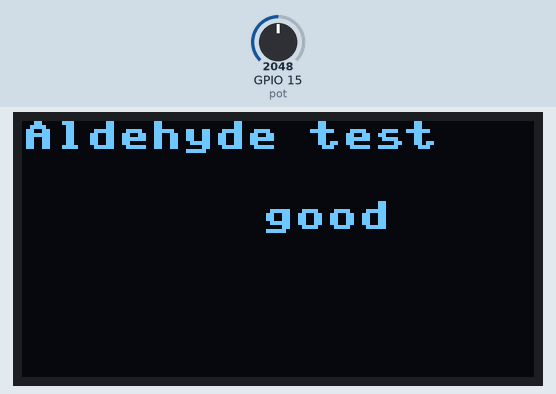
The program below on a simulated ESP32 board running MicroPython. On the bench: 128×64 one-colour display. Inputs (shaded band) come from the test bench; at power-on: GPIO 15 (pot) = 2048 (analog values on the 0–4095 scale). Library files of the repository ran but are not shown: ssd1306.py; what the program prints to the serial console is not drawn.

Above: at 1.2 s.
1.3 s: GPIO 15 (pot) set to 805
At 10.4 s:
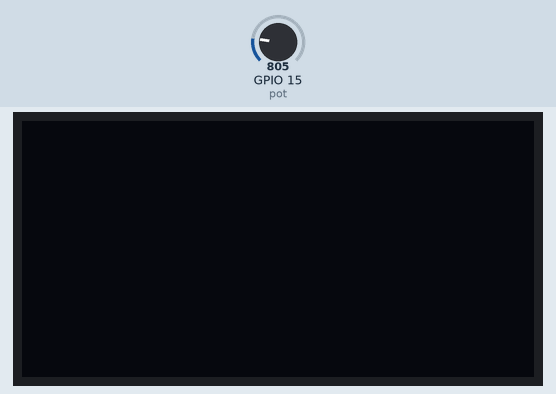
11.0 s: GPIO 15 (pot) set to 680
20.7 s: GPIO 15 (pot) set to 429
At 22.0 s:
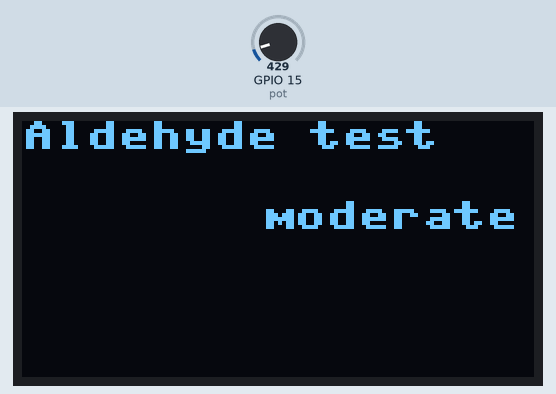
25.9 s: GPIO 15 (pot) set to 374
At 32.7 s:
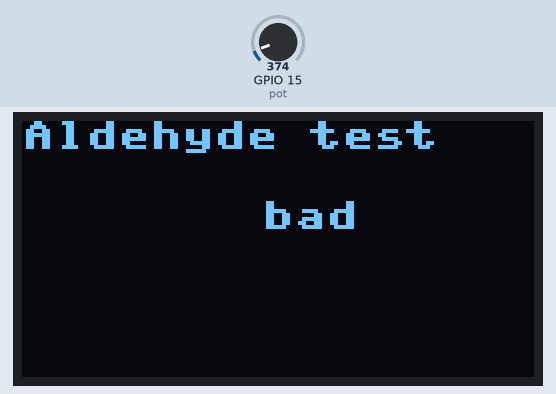
33.2 s: GPIO 15 (pot) set to 44
42.9 s: GPIO 15 (pot) set to 37
At 53.4 s:
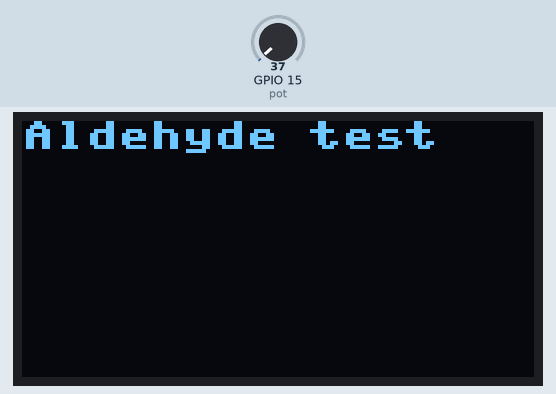
Timing chart, 0 to 53.6 s (numbered marks = the images above; inputs shaded):
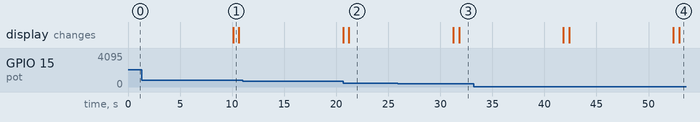

Measured:
- the behaviour switches between 410 and 409 on GPIO 15 (pot) (found by bisection; images 2 and 3)
- the behaviour switches between 41 and 40 on GPIO 15 (pot) (found by bisection; images 3 and 4)
- after the input at 25.9 s, the display: first differs from a run without the input after 5.9 s (image 3)
- after the input at 42.9 s, the display: first differs from a run without the input after 10.0 s (image 4)
- what the display in image 1 shows lasts 0.5 s, from 10.1 s to 10.6 s

The program:

main.py
```python
from machine import Pin, SoftI2C, ADC
import ssd1306
from time import sleep

# ESP32 Pin assignment
i2c = SoftI2C(scl=Pin(22), sda=Pin(21))

# Potentiometer Setup
pot = ADC(Pin(15,Pin.IN,Pin.PULL_DOWN))
# pot = ADC(Pin(15))
pot.atten(ADC.ATTN_11DB)       # Full range: 3.3v
pot.width(ADC.WIDTH_12BIT)     # Set width to 12 bits

# OLED display dimensions
oled_width = 128
oled_height = 64
oled = ssd1306.SSD1306_I2C(oled_width, oled_height, i2c)

while True:
    # Read potentiometer value and convert to percentage
    pot_value = int((pot.read() / 4095) * 100)
    print(f"Raw value: {pot.read()}, Percent: {pot_value}%")

    # Clear the display before updating
    oled.fill(0)

    oled.text('Aldehyde test', 0, 0)
    oled.show()

    if(pot_value>=18):
        oled.text(f"good", 60, 20)
        oled.show()
        sleep(10)
        oled.fill(0)
    elif(pot_value>=10):
        oled.text("moderate",60,20)
        oled.show()
        sleep(10)
        oled.fill(0)
    elif(pot_value>=1):
        oled.text("bad",60,20)
        oled.show()
        sleep(10)
        oled.fill(0)

    # Display text on the OLED
    oled.show()

    # Sleep for a shorter duration to allow more frequent updates
    sleep(0.5)
```
